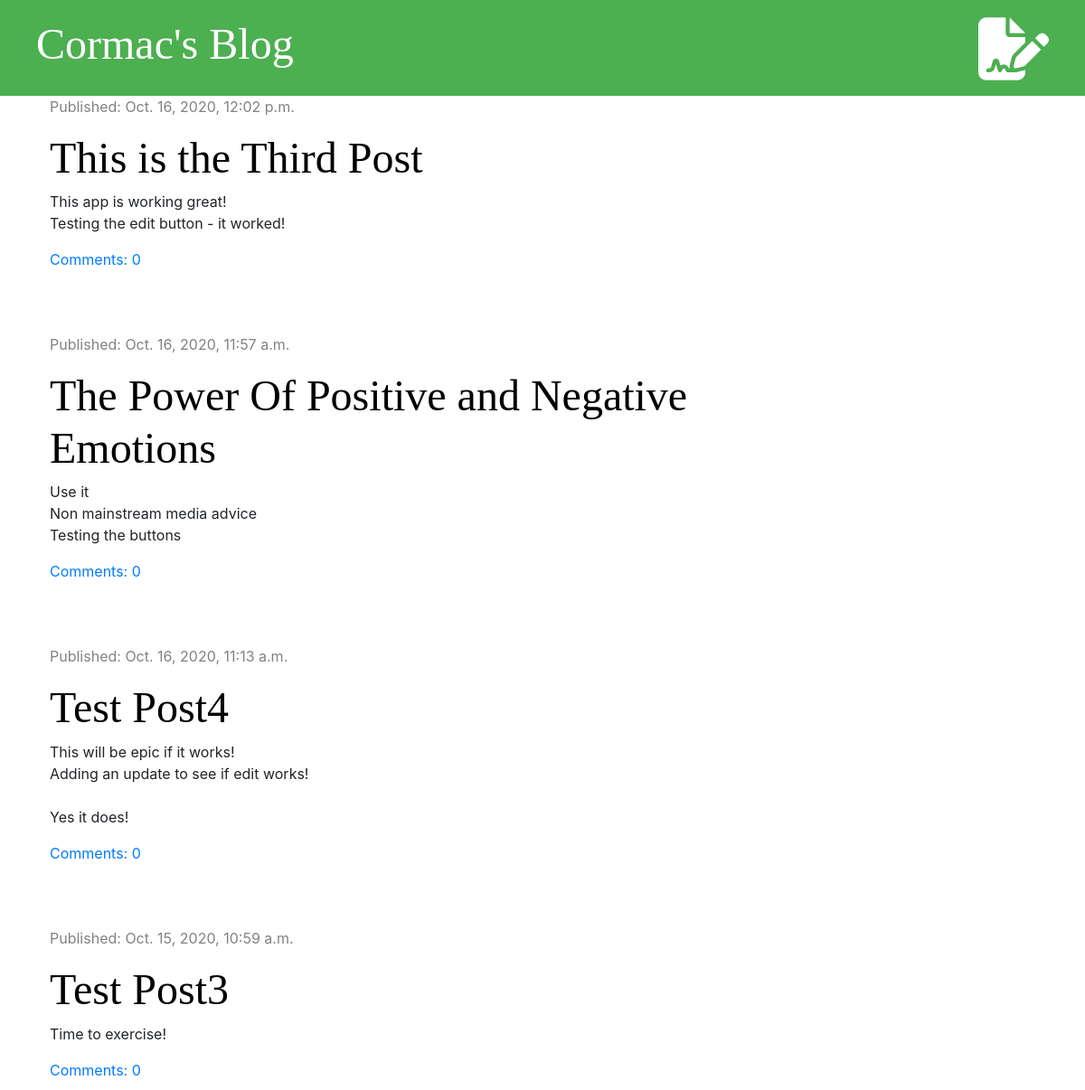
The app's page / (upper part), older data.
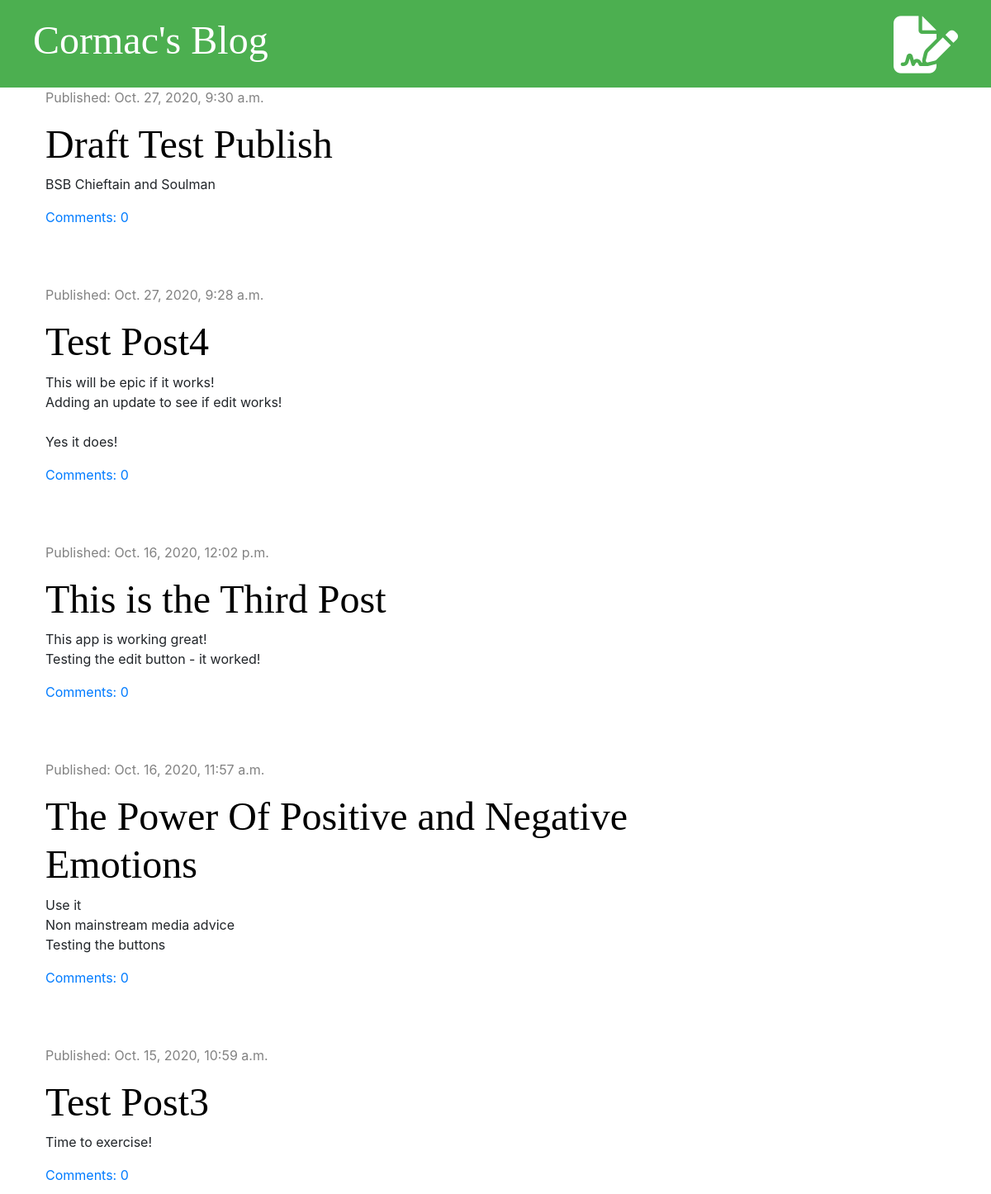
The same page, newer data.
### blog/models.py (models this page shows, shortened)
class Post(models.Model):
    author = models.ForeignKey('auth.User', on_delete=models.CASCADE)
    title = models.CharField(max_length=200)
    text = models.TextField()
    created_date = models.DateTimeField(default=timezone.now)
    published_date = models.DateTimeField(blank=True, null=True)
    def approved_comments(self):
        return self.comments.filter(approved=True)

### blog/views.py (the view)
# urls.py: path('', views.post_list, name='post_list'),
def post_list(request):
    posts = Post.objects.filter(published_date__lte=timezone.now()).order_by('-published_date')
    stuff_for_frontend = {'posts': posts}
    return render(request, 'blog/post_list.html', stuff_for_frontend)

### blog/templates/blog/post_list.html (shortened to what this page needs)
{% extends 'blog/base.html' %}
{% block content %}
    {% for post in posts %}
        <div class="post">
            <div class="date">
                <p>Published: {{ post.published_date }}</p>
            </div>
            <h1><a href="{% url 'post_detail' pk=post.pk %}">{{ post.title }}</a></h1>
            <p>{{ post.text|truncatechars:100|linebreaksbr }}</p>
            <a href="{% url 'post_detail' pk=post.pk %}">Comments: {{ post.approved_comments.count }}</a>
        </div>
    {% endfor %}
{% endblock %}

Row changes from the older to the newer data that the page shows:
added Post: published_date "Oct. 27, 2020, 9:30 a.m.", title "Draft Test Publish", text "BSB Chieftain and Soulman", approved_comments.count "0"
changed Post "Test Post4": published_date "Oct. 16, 2020, 11:13 a.m." → "Oct. 27, 2020, 9:28 a.m."; moves up the list
